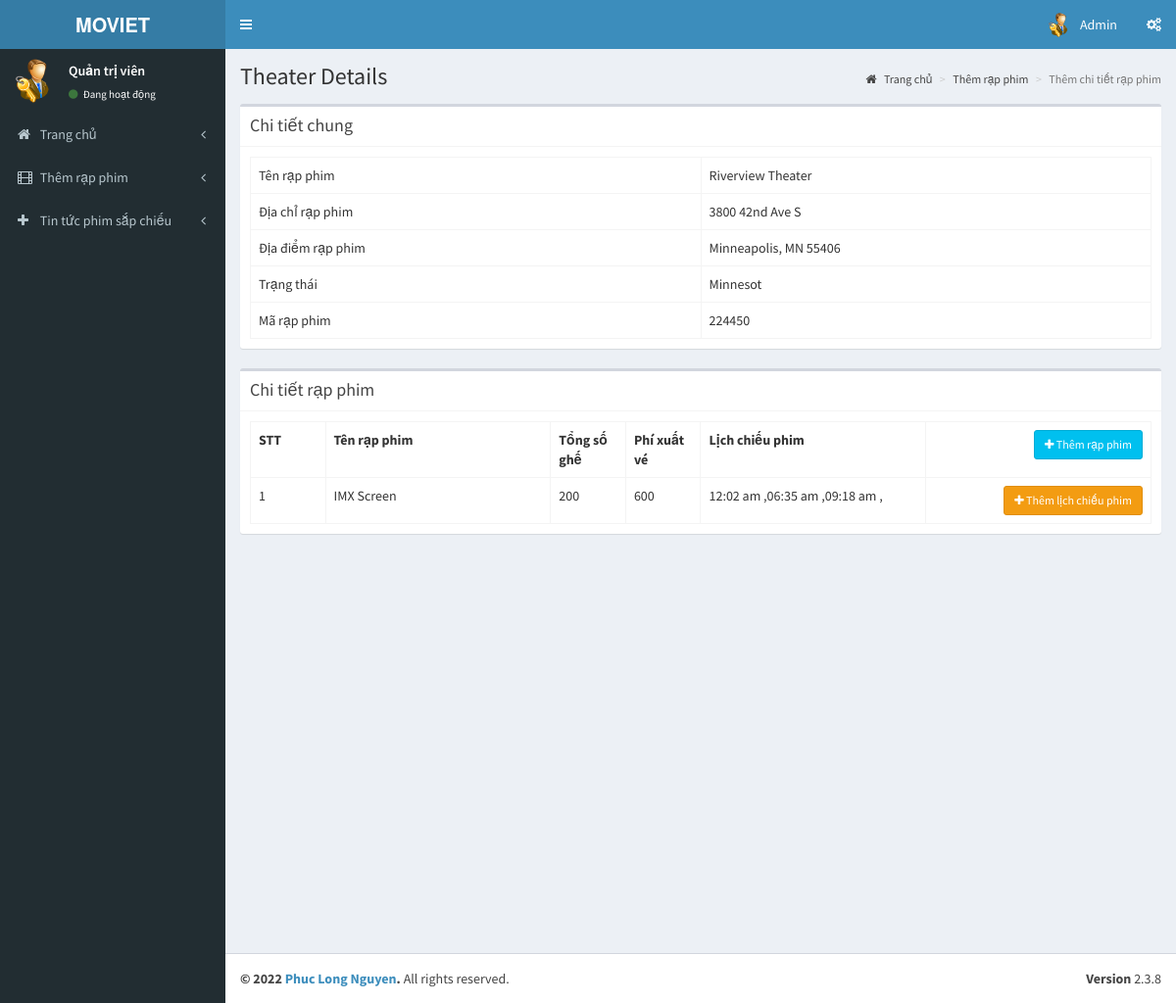
/admin/pages/add_theatre_2.1.php?id=6 (signed in), run on an earlier commit of the app's database.
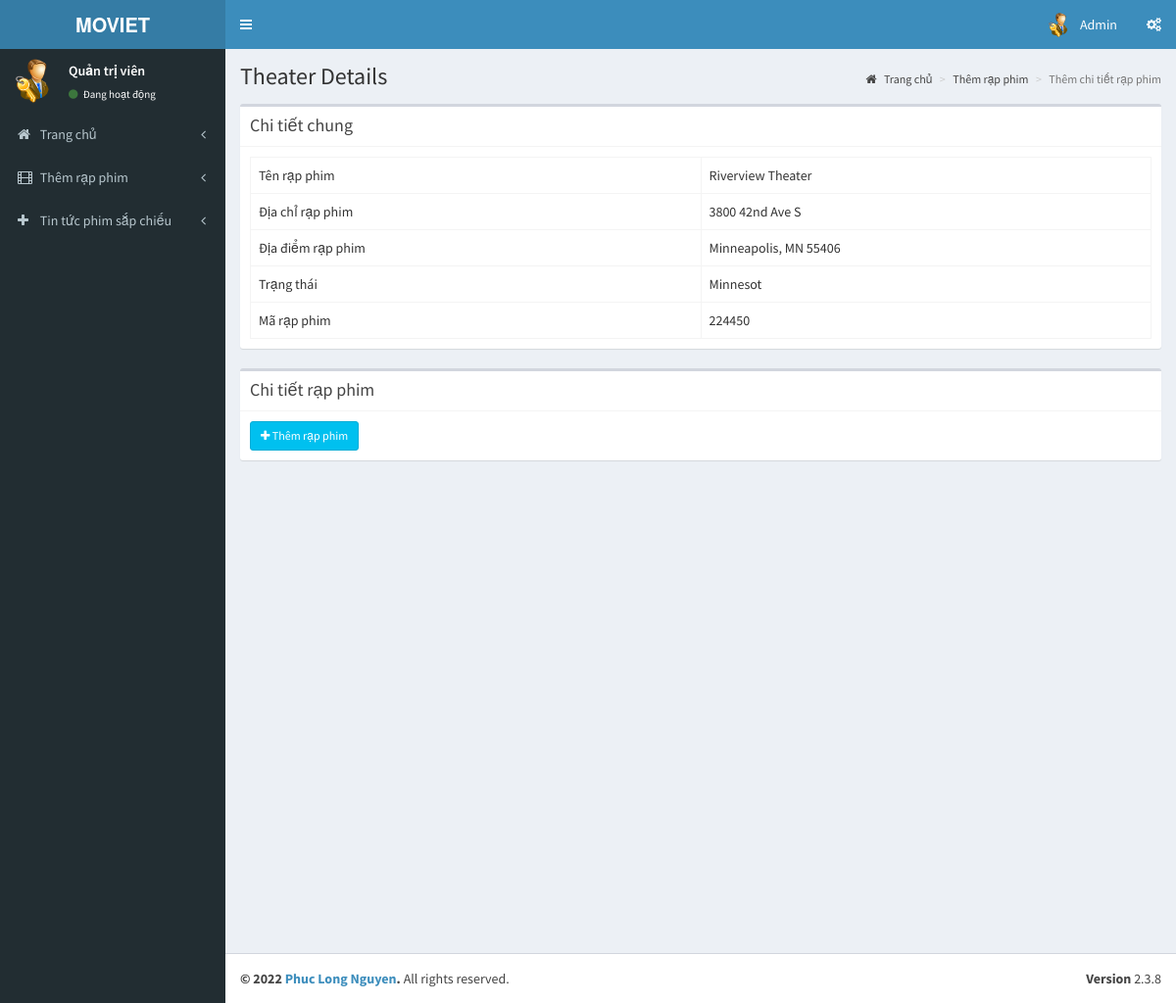
And on a later commit of the database.
### tables this page shows
CREATE TABLE IF NOT EXISTS `tbl_screens` (
  `screen_id` int(11) NOT NULL AUTO_INCREMENT,
  `t_id` int(11) NOT NULL COMMENT 'theatre id',
  `screen_name` varchar(110) NOT NULL,
  `seats` int(11) NOT NULL COMMENT 'number of seats',
  `charge` int(11) NOT NULL,
  PRIMARY KEY (`screen_id`)
);

CREATE TABLE IF NOT EXISTS `tbl_show_time` (
  `st_id` int(11) NOT NULL AUTO_INCREMENT,
  `screen_id` int(11) NOT NULL,
  `name` varchar(40) NOT NULL COMMENT 'noon,second,etc',
  `start_time` time NOT NULL,
  PRIMARY KEY (`st_id`)
);

### admin/pages/add_theatre_2.1.php (the view, shortened to what this page needs)
<?php
include('header.php');
?>
  <div class="content-wrapper">
    <section class="content-header">
      <h1>
        Theater Details
      </h1>
      <ol class="breadcrumb">
        <li><a href="index.php"><i class="fa fa-home"></i> Trang chủ</a></li>
        <li><a href="add_theater.php">Thêm rạp phim</a></li>
        <li class="active">Thêm chi tiết rạp phim</li>
      </ol>
    </section>
    <section class="content">
      <div class="box">
         <div class="box-header with-border">
              <h3 class="box-title">Chi tiết chung</h3>
            </div>
        <div class="box-body">
          <?php
            $th=mysqli_query($con,"select * from tbl_theatre where id='".$_GET['id']."'");
            $theatre=mysqli_fetch_array($th);
          ?>
            <table class="table table-bordered table-hover">
                <tr>
                    <td class="col-md-6">Tên rạp phim</td>
                    <td  class="col-md-6"><?php echo $theatre['name'];?></td>
                </tr>
                <tr>
                    <td>Địa chỉ rạp phim</td>
                    <td><?php echo $theatre['address'];?></td>
                </tr>
                <tr>
                    <td>Địa điểm rạp phim</td>
                    <td><?php echo $theatre['place'];?></td>
                </tr>
                <tr>
                    <td>Trạng thái</td>
                    <td><?php echo $theatre['state'];?></td>
                </tr>
                <tr>
                    <td>Mã rạp phim</td>
                    <td><?php echo $theatre['pin'];?></td>
                </tr>
            </table>
        </div>
      </div>
         <div class="box">
         <div class="box-header with-border">
              <h3 class="box-title">Chi tiết rạp phim</h3>
            </div>
        <div class="box-body" id="screendtls">
          <?php
            $sr=mysqli_query($con,"select * from tbl_screens where t_id='".$_GET['id']."'");
            if(mysqli_num_rows($sr))
            {
          ?>
            <table class="table table-bordered table-hover">
              <th class="col-md-1">STT</th>
              <th class="col-md-3">Tên rạp phim</th>
              <th class="col-md-1">Tổng số ghế</th>
              <th class="col-md-1">Phí xuất vé</th>
              <th class="col-md-3">Lịch chiếu phim</th>
              <th class="text-right col-md-3"><button data-toggle="modal" data-target="#view-modal" id="getUser" class="btn btn-sm btn-info"><i class="fa fa-plus"></i> Thêm rạp phim</button></th>
                <?php
                $sl=1;
                while($screen=mysqli_fetch_array($sr))
                {
                  ?>
                  <tr>
                    <td><?php echo $sl;?></td>
                    <td><?php echo $screen['screen_name'];?></td>
                    <td><?php echo $screen['seats'];?></td>
                    <td><?php echo $screen['charge'];?></td>
                    <?php
                      $st=mysqli_query($con,"select * from tbl_show_time where screen_id='".$screen['screen_id']."'");
                    ?>
                    <td><?php if(mysqli_num_rows($st)) { while($stm=mysqli_fetch_array($st))
                    { echo date('h:i a',strtotime($stm['start_time']))." ,";}}
                    else
                    {echo "No Show Time Added";}
                    ?></td>
                    <td class="text-right"><button data-toggle="modal" data-id="<?php echo $screen['screen_id'];?>" data-target="#view-modal2" id="getUser2" class="btn btn-sm btn-warning"><i class="fa fa-plus"></i> Thêm lịch chiếu phim</button></td>
                  </tr>
                  <?php
                  $sl++;
                }
                ?>
            </table>
            <?php
            }
            else
            {
              ?>
              <button data-toggle="modal" data-target="#view-modal" id="getUser" class="btn btn-sm btn-info"><i class="fa fa-plus"></i> Thêm rạp phim</button>
              <?php
            }
            ?>
        </div>
      </div>
    </section>
  </div>
  <?php
include('footer.php');
?>

What changed in the data, as far as the page shows it:
removed tbl_screens: screen_name "IMX Screen", seats "200", charge "600"
no longer on this page (row unchanged): tbl_show_time: start_time "12:02 am"
no longer on this page (row unchanged): tbl_show_time: start_time "06:35 am"
no longer on this page (row unchanged): tbl_show_time: start_time "09:18 am"
Also different on the page:
text no longer shown: "STT Tên rạp phim Tổng số ghế Phí xuất vé Lịch chiếu phim"
